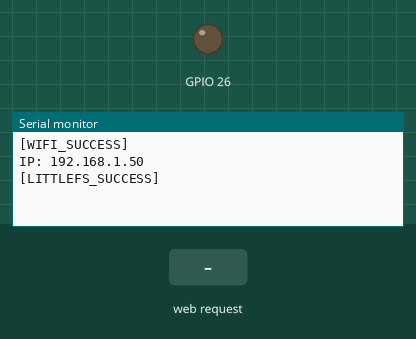
Recording of a sketch running on a simulated ESP32. On the bench: output pins drawn as LEDs (lit = HIGH), the last lines printed to the serial monitor. The inputs (shaded band) are chosen by the test bench. WiFi joins after 1.5 s; servers stay silent unless stated; storage starts empty.

Above: at 2.7 s.
2.8 s: HTTP request GET / received
At 3.9 s:
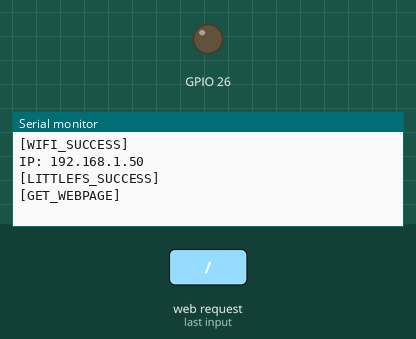
4.3 s: HTTP request GET /script.js received
At 5.1 s:
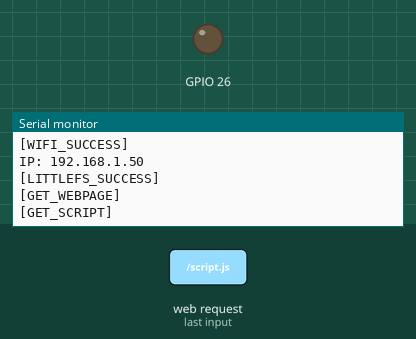

Measured:
- after the input at 2.8 s, the serial monitor: prints a new line at once (image 1)
- after the input at 4.3 s, the serial monitor: prints a new line at once (image 2)

The sketch:

async_http.ino
```cpp
#include <WiFi.h>
#include <ESPAsyncWebServer.h>
#include <LittleFS.h>

// VARIABLES
const char ssid[] = "Redmi Note 10S";
const char pass[] = "11111111";

String phrase = "POST request was successful";

AsyncWebServer server(80);

// EVENT HANDLERS
void send_webpage(AsyncWebServerRequest *request) {
   request->send(LittleFS, "/webpage.html", "text/html");
   Serial.println("[GET_WEBPAGE]");
}

void send_script(AsyncWebServerRequest *request) {
   request->send(LittleFS, "/script.js", "text/javascript");
   Serial.println("[GET_SCRIPT]");
}

void post_pwm(AsyncWebServerRequest *request) {
   String pwm_value = request->getParam("range_pwm", true)->value();
   std::string value = pwm_value.c_str();
   ledcWrite(0, std::stoi(value));
   Serial.printf("[POST_VALUE]: %s\n", value.c_str());
   request->send(200, "text/plain", phrase);
}

void setup() {
   Serial.begin(115200);

   // PINS
   ledcSetup(0, 1024, 10);
   ledcAttachPin(26, 0);

   // WIFI
   WiFi.mode(WIFI_STA);
   WiFi.begin(ssid, pass);
   if (WiFi.waitForConnectResult() != WL_CONNECTED) {
      Serial.println("[WIFI_FAIL]");
      ESP.restart();
   } else {
      Serial.println("[WIFI_SUCCESS]");
      Serial.printf("IP: %s\n", WiFi.localIP().toString().c_str());
   }

   if (!LittleFS.begin()) {
      Serial.println("[LITTLEFS_FAIL]");
      ESP.restart();
   } else {
      Serial.println("[LITTLEFS_SUCCESS]");
   }

   // HTTP SERVER
   server.on("/", HTTP_GET, send_webpage);
   server.on("/script.js", HTTP_GET, send_script);
   server.on("/led_pwm_ajax", HTTP_POST, post_pwm);

   server.begin();
}

void loop() {
}
```
